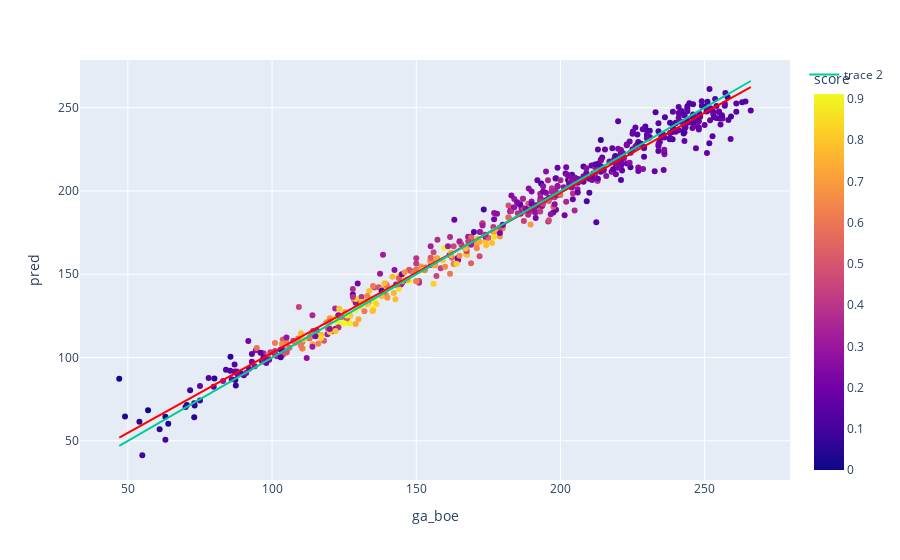

Write notebook code for a chart like this one.
### Code cell
fig = px.scatter(df_clean_g, x="ga_boe", y="pred", trendline='ols', trendline_color_override="red", color='score')
fig.add_trace(go.Scatter(x=df_clean_g["ga_boe"], y=df_clean_g["ga_boe"]))
fig

### Figure 1 — Plotly figure (JSON) as saved in the notebook; plotly's stock layout.template omitted (floating-point values rounded to 4 significant figures; data arrays with more than 128 entries replaced by an {"elided": "..."} marker saying what was removed)
{"data": [{"hovertemplate": "ga_boe=%{x}<br>pred=%{y}<br>score=%{marker.color}<extra></extra>", "legendgroup": "", "marker": {"color": {"elided": "594 float values"}, "coloraxis": "coloraxis", "symbol": "circle"}, "mode": "markers", "name": "", "orientation": "v", "showlegend": false, "type": "scatter", "x": {"elided": "594 float values"}, "xaxis": "x", "y": {"elided": "594 float values"}, "yaxis": "y"}, {"hovertemplate": "<b>OLS trendline</b><br>pred = 0.960625 * ga_boe + 6.74876<br>R<sup>2</sup>=0.981569<br><br>ga_boe=%{x}<br>pred=%{y} <b>(trend)</b><extra></extra>", "legendgroup": "", "line": {"color": "red"}, "marker": {"symbol": "circle"}, "mode": "lines", "name": "", "showlegend": false, "type": "scatter", "x": {"elided": "594 float values"}, "xaxis": "x", "y": {"elided": "594 float values"}, "yaxis": "y"}, {"type": "scatter", "x": {"elided": "594 float values"}, "y": {"elided": "594 float values"}}], "layout": {"autosize": true, "coloraxis": {"colorbar": {"title": {"text": "score"}}, "colorscale": [[0, "#0d0887"], [0.1111, "#46039f"], [0.2222, "#7201a8"], [0.3333, "#9c179e"], [0.4444, "#bd3786"], [0.5556, "#d8576b"], [0.6667, "#ed7953"], [0.7778, "#fb9f3a"], [0.8889, "#fdca26"], [1, "#f0f921"]]}, "legend": {"tracegroupgap": 0}, "margin": {"t": 60}, "xaxis": {"anchor": "y", "autorange": true, "domain": [0, 1], "range": [34.1, 278.9], "title": {"text": "ga_boe"}, "type": "linear"}, "yaxis": {"anchor": "x", "autorange": true, "domain": [0, 1], "range": [24.28, 278.7], "title": {"text": "pred"}, "type": "linear"}}}
